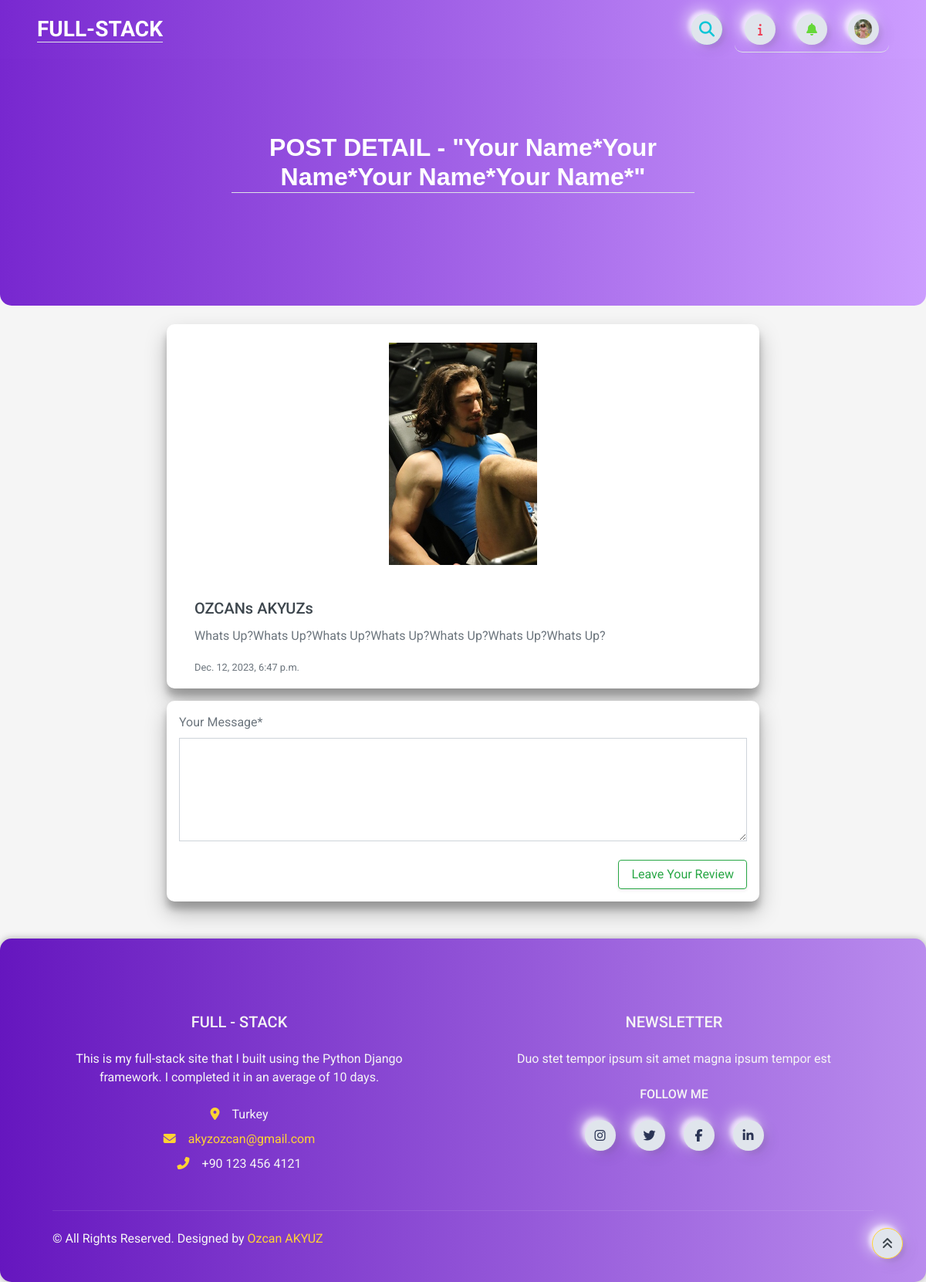
Page /post_detail/9 (signed in) on the committed database.
### home/models.py (models this page shows, shortened)
class UserProfile(models.Model):
    user = models.OneToOneField(User, on_delete=models.CASCADE)
    phone = models.CharField(blank=True, max_length=20)
    address = models.CharField(blank=True, max_length=150)
    city = models.CharField(blank=True, max_length=20)
    country = models.CharField(blank=True, max_length=50)
    image = models.ImageField(blank=True, upload_to='images/users/')
    def image_tag(self):
        return mark_safe('<img src="{}" height="50"/>'.format(self.image.url))
    image_tag.short_description = 'Image'

class Post(models.Model):
    STATUS = (('New', 'New'),('True', 'True'),('False', 'False'))
    id = models.AutoField(primary_key=True)
    title = models.CharField(max_length=200)
    user = models.ForeignKey(User, on_delete=models.CASCADE)
    content = models.TextField()
    create_at = models.DateTimeField(auto_now_add=True)
    status = models.CharField(max_length=5, choices=STATUS, default='New')
    image = models.ImageField(upload_to='images/')
    def image_tag(self):
        if self.image:
            return mark_safe('<img src="%s" width="50" height="50" />' % self.image.url)
        return None
    image_tag.short_description = 'Image Preview'

### home/views.py (the view, shortened to what this page needs)
# urls.py: path('post_detail/<int:id>',views.post_detail, name= 'post_detail'),
def post_detail(request, id):
    url = request.META.get('HTTP_REFERER')
    if request.user.is_authenticated:
        current_user = request.user
        profile = UserProfile.objects.get(user_id = current_user.pk)
        comments = Comment.objects.filter(post_id=id, status='True')
        repcomments = ReplyComment.objects.filter(comment_id=id, status='True') #? "status=True" not working!
        post_detail = Post.objects.get(pk=id)
        context = {'post_detail': post_detail,
                    'comments': comments,
                    'repcomments': repcomments,
                    'profile': profile,}
        return render(request, 'post_detail.html', context)

### home/templates/post_detail.html (shortened to what this page needs)
{% extends "base.html" %}
{% load static %}
{% block body %}
<header class="mb-4">
    <div class="header m-auto">
        <div class="container" style="position: relative;">
            <h2 class="text-light px-2 m-auto border-bottom" id="navbar-text">POST DETAIL - "{{ post_detail.title }}"</h2>
        </div>
    </div>
</header>
<div class="container_detail m-auto px-3" id="containerdetail">
    <div class="card align-items-center rounded my-4" style="border: none;">
        <img src="{{ post_detail.image.url }}" class="card-img-top" alt="NO PHOTO!!">
    </div>
    <div class="card-body w-100 pb-3">
        <h5 class="card-title" id="card-user">{{ post_detail.user.get_full_name }}</h5>
        <p class="card-text" id="card-content">{{ post_detail.content }}</p>
        <p class="card-text" id="card-create"><small class="text-muted">{{ post_detail.create_at }}</small></p>
    </div>
</div>
<div class="container_detail m-auto p-3" style="margin-top: 1rem !important;">
    <form action="/addcomment/{{ post_detail.id }}" method="POST">
        <div class="form-group">
            <label for="message">Your Message*</label>
            <textarea id="message" cols="30" rows="5" name="comment" class="form-control"></textarea>
        </div>
        <div class="form-group mb-0">
        {% if user.id is not None %}
            <input type="submit" value="Leave Your Review" class="btn btn-outline-success px-3 mt-2 rounded shadow-sm float-right">
        {% else %}
            <a href="#" type="button" data-toggle="modal" data-target="#containerlog">
                <i class="fa-regular fa-user text-dark px-2"></i>You must be logged in to post a review
            </a>
        {% endif %}
        </div>
    </form>
</div>
{% endblock %}

### home/templates/navbar.html (shortened to what this page needs)
{% load static %}
{% load active_link_tags %}
{% block body %}
<nav class="navbar navbar-expand bg-light gradient-custom px-5">
    <div class="container-fluid" id="full-stack">
        <div class="collapse navbar-collapse" id="navbarSupportedContent">
            <a class="navbar-brand mt-2 mt-lg-0" href="/" style="margin-right: 0">
                <h3 class="pt-1 mb-1 text-light border-bottom">FULL-STACK</h3>
            </a>
        </div>
    <form action="{% url 'search' %}" method="POST">
        <div class="search-box">
            <button class="btn btnnavbar btn-search" type="button"><i class="fas fa-search"></i></button>
        </div>
    </form>
    <div class="d-flex align-items-center frame-right border-bottom">
        {% with request.resolver_match.url_name as url_name %}
                <a class="text-reset me-3 btn btnnavbar" id="information" href="#" type="button"
                {% if url_name == 'index' %}
                    onclick="homeInfo()"
                {% elif url_name == 'post_detail' %}
                    onclick="detailInfo()"
                {% elif url_name == 'search' %}
                    onclick="searchInfo()"
                {% endif %}>
                    <i class="fa-solid fa-info" style="color:#ee4056;"></i>
                </a>
        {% endwith %}
            <div class="dropdownnotif">
                <a class="text-reset me-3 dropbtnnotif hidden-arrow btn btnnavbar" href="#" onclick="myFunctionNotif()" id="navbarDropdownMenuLink" role="button" data-mdb-toggle="dropdown" aria-expanded="false">
                    <i class="fas fa-bell" style="color:#65d838;"></i>
                </a>
            </div>
            {%  if user.id is not None %}
            <div class="dropdown" id="login-signup">
                <a class="dropbtn d-flex align-items-center hidden-arrow btnnavbar" href="#" onclick="myFunction()" id="navbarDropdownMenuAvatar" role="button" data-mdb-toggle="dropdown" aria-expanded="false">
                    {% if profile.image %}
                    <img src="{{ profile.image.url }}" class="rounded-circle" height="25" alt="Black and White Portrait of a Man" loading="lazy" />
                    {% else %}
                    <img src="" class="rounded-circle" height="25" alt="Black and White Portrait of a Man" loading="lazy" alt="NO PHOTO!" />
                    {% endif %}
                </a>
            </div>
            {% else %}
            <div class="dropdown" id="login-signup">
                <a class="dropbtn d-flex align-items-center hidden-arrow btnnavbar" href="#" id="navbarDropdownMenuAvatar" type="button" data-toggle="modal" data-target="#containerlog">
                    <i class="fa-regular fa-user text-dark"></i>
                </a>
            </div>
            {% endif %}
        </div>
    </div>
</nav>
{% endblock %}

### home/static/css/main.css (style rules this page uses)
.gradient-custom { background: rgb(106, 17, 203); background: -webkit-linear-gradient(to right, rgba(106, 17, 203, 0.9), rgba(199, 147, 255, 0.9)); background: linear-gradient(to right, rgba(106, 17, 203, 0.9), rgba(199, 147, 255, 0.9)); }
.header { background: rgb(106, 17, 203); background: -webkit-linear-gradient(to right, rgba(106, 17, 203, 0.9), rgba(199, 147, 255, 0.9));; background: linear-gradient(to right, rgba(106, 17, 203, 0.9), rgba(199, 147, 255, 0.9));; height: 40vh; border-radius: 0 0 15px 15px; }
.frame-right { display: flex; flex-direction: row; justify-content: space-around; align-items: center; height: 60px; width: 200px; position: relative; transition: box-shadow 0.6s cubic-bezier(0.79,0.21,0.06,0.81); border-radius: 10px; }
.btnnavbar { height: 40px; width: 40px; border-radius: 150px; background: #e0e5ec; display: flex; flex-direction: column; justify-content: center; align-items: center; -webkit-tap-highlight-color:rgba(0,0,0,0); -webkit-tap-highlight-color:transparent; box-shadow: -7px -7px 20px #fff9, -4px -4px 5px 0px #fff9, 7px 7px 20px 0px #0001, 4px 4px 5px 0px #0001, inset 0px 0px 0px 0px #fff9, inset 0px 0px 0px 0px #0001, inset 0px 0px 0px 0px #fff9, inset 0px 0px 0px 0px #0001 ; transition: box-shadow 0.5s cubic-bezier(0.79,0.21,0.06,0.81); font-size: 16px; color: rgba(42,52,84,1); }
.dropbtn { color: white; padding: 16px; font-size: 16px; border: none; cursor: pointer; }
.dropdown { position: relative; display: inline-block; }
.dropdownnotif { position: relative; display: inline-block; }
.search-box { width: fit-content; height: fit-content; position: relative; margin-right: 1rem; }
.btn-search { width: 40px; height: 40px; border-style: none; font-size: 20px; font-weight: bold; outline: none; cursor: pointer; position: absolute; right: 0px; color:#0bc6d7 ; pointer-events: painted; border-radius: 150px; -webkit-tap-highlight-color:rgba(0,0,0,0); -webkit-tap-highlight-color:transparent; box-shadow: -7px -7px 20px #fff9, -4px -4px 5px 0px #fff9, 7px 7px 20px 0px #0001, 4px 4px 5px 0px #0001, inset 0px 0px 0px 0px #fff9, inset 0px 0px 0px 0px #0001, inset 0px 0px 0px 0px #fff9, inset 0px 0px 0px 0px #0001 ; transition: box-shadow 0.5s cubic-bezier(0.79,0.21,0.06,0.81); text-decoration: none; }
div > img { max-width: 12rem; }
#navbar-text { align-items: center; text-align: center; font-family: 'Quicksand', sans-serif; top: 6rem; position: relative; margin: auto; max-width: 54%; }
.container_detail { background-color: #fff; border-radius: 10px; box-shadow: 0 14px 28px rgba(0,0,0,0.25), 0 10px 10px rgba(0,0,0,0.22); top: 15%; left: 25%; overflow: hidden; width: 768px; max-width: 100%; }

### rows in the picture
UserProfile: image (picture)
Post: title "Your Name*Your Name*Your Name*Your Name*", image (picture), user.get_full_name "OZCANs AKYUZs", content "Whats Up?Whats Up?Whats Up?Whats Up?Whats Up?Whats Up?Whats Up?", create_at "Dec. 12, 2023, 6:47 p.m."
